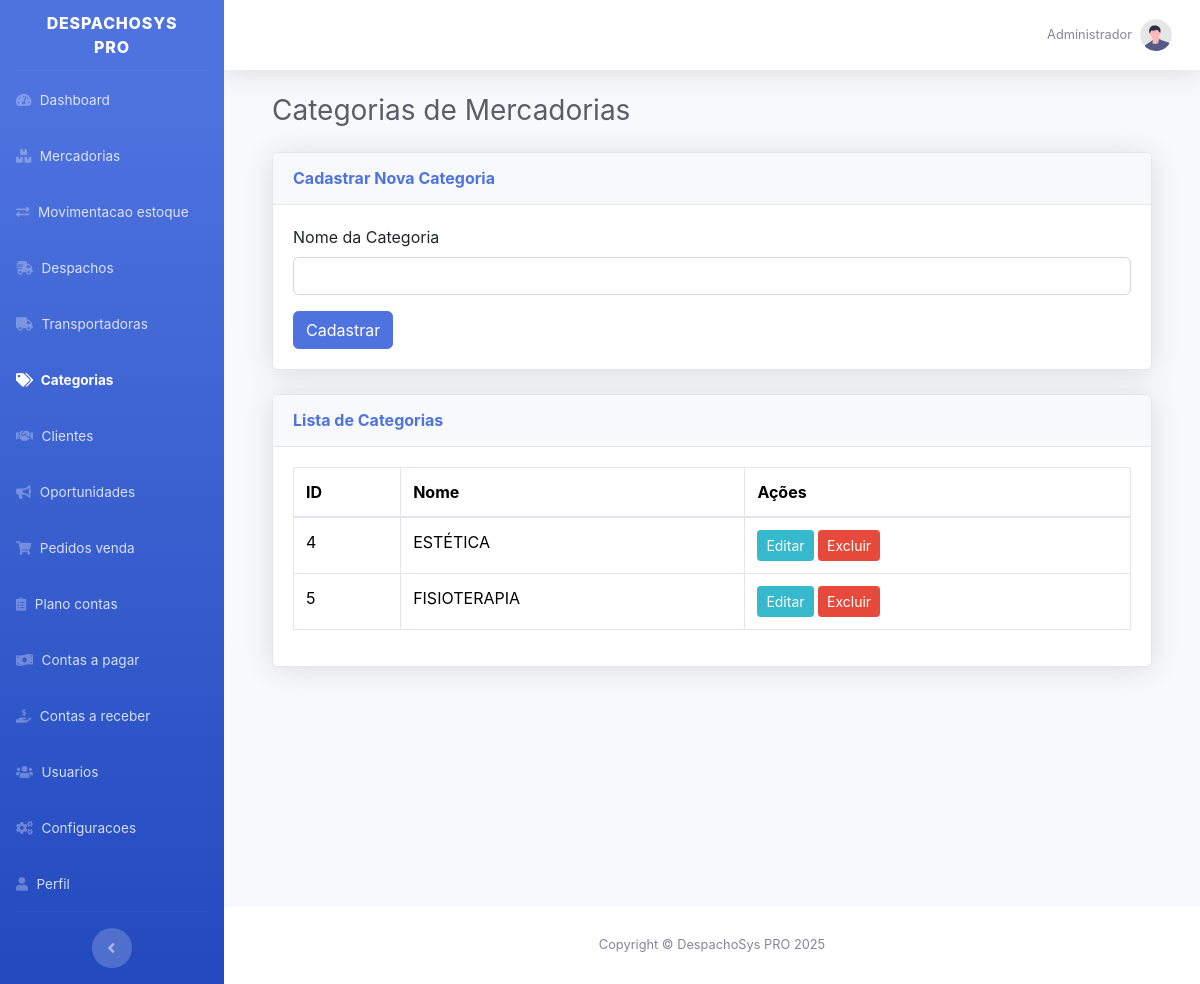
The app's page /index.php?page=categorias (signed in) with its own data.
### tables this page shows
CREATE TABLE `users` (
  `id` int(11) NOT NULL,
  `nome` varchar(100) NOT NULL,
  `email` varchar(100) NOT NULL,
  `senha_hash` varchar(255) NOT NULL,
  `role` enum('admin','despachante','visualizador','vendedor','estoquista','logistica','financeiro') NOT NULL,
  `foto_perfil` varchar(255) DEFAULT NULL
);

CREATE TABLE `categorias` (
  `id` int(11) NOT NULL,
  `nome` varchar(100) NOT NULL
);

### core.php (called while the page is built, shortened)
<?php
class DB {
    private static $instance = null;
    private function __construct() {
        try {
            $this->pdo = new PDO("mysql:host=".DB_HOST.";dbname=".DB_NAME.";charset=utf8mb4", DB_USER, DB_PASS, [
                PDO::ATTR_ERRMODE => PDO::ERRMODE_EXCEPTION,
                PDO::ATTR_DEFAULT_FETCH_MODE => PDO::FETCH_ASSOC
            ]);
        } catch (Exception $e) {
            die("Erro de banco: " . $e->getMessage());
        }
    }
    public static function getInstance() {
        if (self::$instance === null) self::$instance = new DB();
        return self::$instance->pdo;
    }
}
class Auth {
    public static function isLoggedIn() { return isset($_SESSION['user_id']); }
}
class SystemCore {
    public static function getUser() {
        $stmt = DB::getInstance()->prepare("SELECT id, nome, email, role FROM users WHERE id = ?");
        $stmt->execute([$_SESSION['user_id']]);
        return $stmt->fetch() ?: null;
    }
    public static function getCategorias() {
        return DB::getInstance()->query("SELECT * FROM categorias ORDER BY nome")->fetchAll();
    }
}

### views/_categorias.php (the view, shortened to what this page needs)
<?php
$categorias = SystemCore::getCategorias();
$page_title = 'Categorias de Mercadorias';
$module_name = 'categorias';
$form_action = 'index.php?page=' . $module_name . ($id ? '&action=edit&id=' . $id : '');
$edit_data = $edit_data ?? ['id' => '', 'nome' => ''];
?>
<div class="container-fluid">
    <h1 class="h3 mb-4 text-gray-800"><?php echo $page_title; ?></h1>
    <div class="card shadow mb-4">
        <div class="card-header py-3">
            <h6 class="m-0 font-weight-bold text-primary"><?php echo $id ? 'Editar' : 'Cadastrar Nova'; ?> Categoria</h6>
        </div>
        <div class="card-body">
            <form method="POST" action="<?php echo $form_action; ?>">
                <div class="row">
                    <div class="col-md-12 mb-3">
                        <label for="nome" class="form-label">Nome da Categoria</label>
                        <input type="text" class="form-control" id="nome" name="nome" value="<?php echo htmlspecialchars($edit_data['nome']); ?>" required>
                    </div>
                </div>
                <button type="submit" class="btn btn-primary"><?php echo $id ? 'Salvar Alterações' : 'Cadastrar'; ?></button>
            </form>
        </div>
    </div>
    <div class="card shadow mb-4">
        <div class="card-header py-3">
            <h6 class="m-0 font-weight-bold text-primary">Lista de Categorias</h6>
        </div>
        <div class="card-body">
            <div class="table-responsive">
                <table class="table table-bordered" id="dataTable" width="100%" cellspacing="0">
                    <thead>
                        <tr>
                            <th>ID</th>
                            <th>Nome</th>
                            <th>Ações</th>
                        </tr>
                    </thead>
                    <tbody>
                        <?php foreach ($categorias as $item): ?>
                            <tr>
                                <td><?php echo $item['id']; ?></td>
                                <td><?php echo htmlspecialchars($item['nome']); ?></td>
                                <td>
                                    <a href="index.php?page=<?php echo $module_name; ?>&action=edit&id=<?php echo $item['id']; ?>" class="btn btn-sm btn-info">Editar</a>
                                    <a href="index.php?page=<?php echo $module_name; ?>&action=delete&id=<?php echo $item['id']; ?>" class="btn btn-sm btn-danger" onclick="return confirm('Tem certeza que deseja excluir esta categoria?');">Excluir</a>
                                </td>
                            </tr>
                        <?php endforeach; ?>
                    </tbody>
                </table>
            </div>
        </div>
    </div>
</div>

### index.php (shortened to what this page needs)
<?php
require_once 'core.php';
$page = $_GET['page'] ?? 'login';
$id = $_GET['id'] ?? null;
$edit_data = null;
$currentUser = Auth::isLoggedIn() ? SystemCore::getUser() : null;
?>
<!DOCTYPE html>
<html lang="pt-BR">
<head>
    <link href="https://cdn.jsdelivr.net/npm/bootstrap@5.3.3/dist/css/bootstrap.min.css" rel="stylesheet">
    <link href="https://cdnjs.cloudflare.com/ajax/libs/font-awesome/5.15.4/css/all.min.css" rel="stylesheet">
    <link href="css/sb-admin-2.min.css" rel="stylesheet">
</head>
<?php if ($page === 'login' || $page === 'rastrear'): ?>
    <body class="bg-gradient-primary">
        <div class="container">
            <div class="row justify-content-center">
                <div class="col-xl-10 col-lg-12 col-md-9">
                    <div class="card o-hidden border-0 shadow-lg my-5">
                        <div class="card-body p-0">
                            <?php if ($page === 'login'): ?>
                                <?php include 'views/_login.php'; ?>
                            <?php else: ?>
                                <?php include 'views/_rastrear.php'; ?>
                            <?php endif; ?>
                        </div>
                    </div>
                </div>
            </div>
        </div>
    </body>
<?php else: ?>
    <body id="page-top">
        <div id="wrapper">
            <ul class="navbar-nav bg-gradient-primary sidebar sidebar-dark accordion" id="accordionSidebar">
                <a class="sidebar-brand d-flex align-items-center justify-content-center" href="index.php?page=dashboard">
                    <div class="sidebar-brand-text mx-3"><?php echo SITE_NAME; ?></div>
                </a>
                <hr class="sidebar-divider my-0">
                <?php
                    $menu_items = SystemCore::getConfig('menu_access_roles') ?? [];
                    $current_role = $currentUser['role'] ?? 'guest';
                    $all_modules = [
                        'dashboard' => 'fas fa-tachometer-alt',
                        'mercadorias' => 'fas fa-boxes',
                        'movimentacao_estoque' => 'fas fa-exchange-alt',
                        'despachos' => 'fas fa-shipping-fast',
                        'transportadoras' => 'fas fa-truck',
                        'categorias' => 'fas fa-tags',
                        'clientes' => 'fas fa-handshake',
                        'oportunidades' => 'fas fa-bullhorn',
                        'pedidos_venda' => 'fas fa-shopping-cart',
                        'plano_contas' => 'fas fa-clipboard-list',
                        'contas_a_pagar' => 'fas fa-money-bill-wave',
                        'contas_a_receber' => 'fas fa-hand-holding-usd',
                        'usuarios' => 'fas fa-users',
                        'configuracoes' => 'fas fa-cogs',
                        'perfil' => 'fas fa-user',
                    ];
                ?>
                <?php foreach ($all_modules as $menu_page => $icon): ?>
                    <?php
                        $is_allowed = ($current_role === 'admin' || (isset($menu_items[$menu_page]) && in_array($current_role, $menu_items[$menu_page])));
                        if ($menu_page === 'dashboard' || $menu_page === 'perfil') $is_allowed = true;
                    ?>
                    <?php if ($is_allowed):
                        $display_name = ucfirst(str_replace('_', ' ', $menu_page));
                    ?>
                        <li class="nav-item <?php echo ($page === $menu_page) ? 'active' : ''; ?>">
                            <a class="nav-link" href="index.php?page=<?php echo $menu_page; ?>">
                                <i class="<?php echo $icon; ?>"></i>
                                <span><?php echo $display_name; ?></span>
                            </a>
                        </li>
                    <?php endif; ?>
                <?php endforeach; ?>
                <hr class="sidebar-divider d-none d-md-block">
                <div class="text-center d-none d-md-inline">
                    <button class="rounded-circle border-0" id="sidebarToggle"></button>
                </div>
            </ul>
            <div id="content-wrapper" class="d-flex flex-column">
                <div id="content">
                    <nav class="navbar navbar-expand navbar-light bg-white topbar mb-4 static-top shadow">
                        <ul class="navbar-nav ms-auto">
                            <li class="nav-item dropdown no-arrow">
                                <a class="nav-link dropdown-toggle" href="#" id="userDropdown" role="button" data-bs-toggle="dropdown" aria-haspopup="true" aria-expanded="false">
                                    <span class="mr-2 d-none d-lg-inline text-gray-600 small"><?php echo $currentUser['nome']; ?></span>
                                    <img class="img-profile rounded-circle" src="<?php echo $currentUser['foto_perfil'] ?? 'img/undraw_profile.svg'; ?>">
                                </a>
                            </li>
                        </ul>
                    </nav>
                    <div class="container-fluid">
                        <?php
                            $view_path = 'views/_' . $page . '.php';
                            if (file_exists($view_path)) {
                                include $view_path;
                            } else {
                                include 'views/_404.php';
                            }
                        ?>
                    </div>
                </div>
                <footer class="sticky-footer bg-white">
                    <div class="container my-auto">
                        <div class="copyright text-center my-auto">
                            <span>Copyright &copy; <?php echo SITE_NAME; ?> <?php echo date('Y'); ?></span>
                        </div>
                    </div>
                </footer>
            </div>
        </div>
    </body>
<?php endif; ?>
</html>

### records on screen
users: role "admin" (drawn), nome "Administrador"
categorias: id "4", nome "ESTÉTICA"
categorias: id "5", nome "FISIOTERAPIA"

### other values on screen
SITE_NAME "DESPACHOSYS PRO"
$display_name "Dashboard"
$display_name "Mercadorias"
$display_name "Movimentacao estoque"
$display_name "Despachos"
$display_name "Transportadoras"
$display_name "Categorias"
$display_name "Clientes"
$display_name "Oportunidades"
$display_name "Pedidos venda"
$display_name "Plano contas"
$display_name "Contas a pagar"
$display_name "Contas a receber"
$display_name "Usuarios"
$display_name "Configuracoes"
